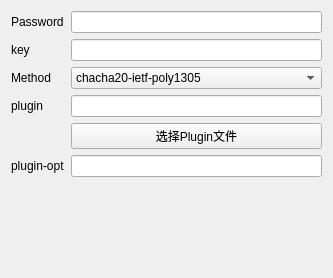
<?xml version="1.0" encoding="UTF-8"?>
<ui version="4.0">
 <class>SSOutboundEditor</class>
 <widget class="QWidget" name="SSOutboundEditor">
  <property name="geometry">
   <rect>
    <x>0</x>
    <y>0</y>
    <width>333</width>
    <height>278</height>
   </rect>
  </property>
  <property name="windowTitle">
   <string>Form</string>
  </property>
  <layout class="QFormLayout" name="formLayout">
   <item row="0" column="0">
    <widget class="QLabel" name="label_2">
     <property name="text">
      <string>Password</string>
     </property>
    </widget>
   </item>
   <item row="0" column="1">
    <widget class="QLineEdit" name="ssPasswordTxt"/>
   </item>
   <item row="2" column="0">
    <widget class="QLabel" name="label">
     <property name="text">
      <string>Method</string>
     </property>
    </widget>
   </item>
   <item row="2" column="1">
    <widget class="QComboBox" name="ssMethodCombo">
     <item>
      <property name="text">
       <string notr="true">chacha20-ietf-poly1305</string>
      </property>
     </item>
     <item>
      <property name="text">
       <string notr="true">rc4-md5</string>
      </property>
     </item>
     <item>
      <property name="text">
       <string>aes-128-gcm</string>
      </property>
     </item>
     <item>
      <property name="text">
       <string>aes-192-gcm</string>
      </property>
     </item>
     <item>
      <property name="text">
       <string>aes-256-gcm</string>
      </property>
     </item>
     <item>
      <property name="text">
       <string notr="true">aes-128-cfb</string>
      </property>
     </item>
     <item>
      <property name="text">
       <string notr="true">aes-192-cfb</string>
      </property>
     </item>
     <item>
      <property name="text">
       <string notr="true">aes-256-cfb</string>
      </property>
     </item>
     <item>
      <property name="text">
       <string notr="true">aes-128-ctr</string>
      </property>
     </item>
     <item>
      <property name="text">
       <string notr="true">aes-192-ctr</string>
      </property>
     </item>
     <item>
      <property name="text">
       <string notr="true">aes-256-ctr</string>
      </property>
     </item>
     <item>
      <property name="text">
       <string notr="true">camellia-128-cfb</string>
      </property>
     </item>
     <item>
      <property name="text">
       <string notr="true">camellia-192-cfb</string>
      </property>
     </item>
     <item>
      <property name="text">
       <string notr="true">camellia-256-cfb</string>
      </property>
     </item>
     <item>
      <property name="text">
       <string notr="true">bf-cfb</string>
      </property>
     </item>
     <item>
      <property name="text">
       <string>xchacha20-ietf-poly1305</string>
      </property>
     </item>
     <item>
      <property name="text">
       <string>salsa20</string>
      </property>
     </item>
     <item>
      <property name="text">
       <string>chacha20</string>
      </property>
     </item>
     <item>
      <property name="text">
       <string>chacha20-ietf</string>
      </property>
     </item>
    </widget>
   </item>
   <item row="3" column="0">
    <widget class="QLabel" name="label_5">
     <property name="text">
      <string>plugin</string>
     </property>
    </widget>
   </item>
   <item row="3" column="1">
    <widget class="QLineEdit" name="ssPluginTxt"/>
   </item>
   <item row="5" column="0">
    <widget class="QLabel" name="label_7">
     <property name="text">
      <string>plugin-opt</string>
     </property>
    </widget>
   </item>
   <item row="5" column="1">
    <widget class="QLineEdit" name="ssPluginOptTxt"/>
   </item>
   <item row="1" column="0">
    <widget class="QLabel" name="label_3">
     <property name="text">
      <string>key</string>
     </property>
    </widget>
   </item>
   <item row="1" column="1">
    <widget class="QLineEdit" name="ssKeyTxt"/>
   </item>
   <item row="4" column="1">
    <widget class="QPushButton" name="selectFilePushButton">
     <property name="text">
      <string>选择Plugin文件</string>
     </property>
    </widget>
   </item>
  </layout>
 </widget>
 <resources/>
 <connections/>
</ui>
